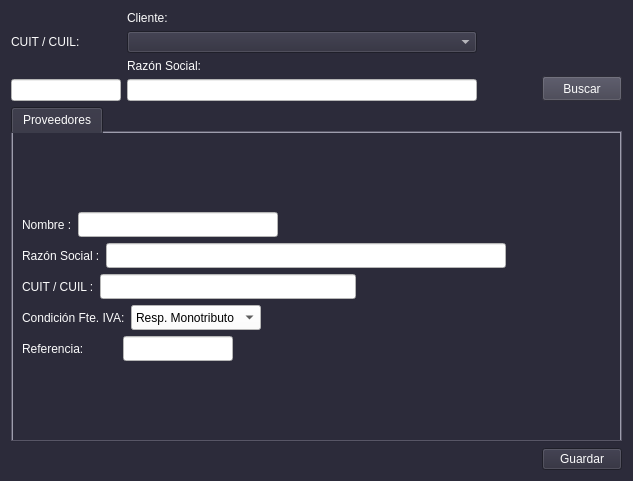
<?xml version="1.0" encoding="UTF-8"?>
<ui version="4.0">
 <class>form_proveedores</class>
 <widget class="QWidget" name="form_proveedores">
  <property name="geometry">
   <rect>
    <x>0</x>
    <y>0</y>
    <width>633</width>
    <height>481</height>
   </rect>
  </property>
  <property name="windowTitle">
   <string>Proveedores</string>
  </property>
  <property name="styleSheet">
   <string notr="true">color: rgb(3, 3, 3);
background-color: rgb(44, 43, 58);
font: 10pt &quot;Liberation Sans&quot;;
color: rgb(252, 252, 252);
selection-background-color: rgb(155, 155, 185);</string>
  </property>
  <layout class="QGridLayout" name="gridLayout_2">
   <item row="0" column="0">
    <layout class="QHBoxLayout" name="horizontalLayout_15">
     <item>
      <layout class="QVBoxLayout" name="verticalLayout_2">
       <item>
        <widget class="QLabel" name="label_15">
         <property name="text">
          <string>CUIT / CUIL: </string>
         </property>
        </widget>
       </item>
       <item>
        <widget class="QLineEdit" name="lne_cuit">
         <property name="minimumSize">
          <size>
           <width>110</width>
           <height>0</height>
          </size>
         </property>
         <property name="maximumSize">
          <size>
           <width>110</width>
           <height>16777215</height>
          </size>
         </property>
         <property name="styleSheet">
          <string notr="true">background-color: rgb(255, 255, 255);
color: rgb(0, 0, 0);</string>
         </property>
         <property name="text">
          <string/>
         </property>
        </widget>
       </item>
      </layout>
     </item>
     <item>
      <layout class="QVBoxLayout" name="verticalLayout_3">
       <item>
        <widget class="QLabel" name="label_2">
         <property name="text">
          <string>Cliente:</string>
         </property>
        </widget>
       </item>
       <item>
        <widget class="QComboBox" name="cbx_cliente"/>
       </item>
       <item>
        <widget class="QLabel" name="label_16">
         <property name="text">
          <string>Razón Social: </string>
         </property>
        </widget>
       </item>
       <item>
        <widget class="QLineEdit" name="lne_razon_social">
         <property name="minimumSize">
          <size>
           <width>350</width>
           <height>0</height>
          </size>
         </property>
         <property name="maximumSize">
          <size>
           <width>350</width>
           <height>16777215</height>
          </size>
         </property>
         <property name="styleSheet">
          <string notr="true">background-color: rgb(255, 255, 255);
color: rgb(0, 0, 0);</string>
         </property>
        </widget>
       </item>
      </layout>
     </item>
     <item>
      <spacer name="horizontalSpacer_12">
       <property name="orientation">
        <enum>Qt::Horizontal</enum>
       </property>
       <property name="sizeHint" stdset="0">
        <size>
         <width>40</width>
         <height>20</height>
        </size>
       </property>
      </spacer>
     </item>
     <item alignment="Qt::AlignBottom">
      <widget class="QPushButton" name="btn_buscar">
       <property name="minimumSize">
        <size>
         <width>0</width>
         <height>25</height>
        </size>
       </property>
       <property name="maximumSize">
        <size>
         <width>16777215</width>
         <height>25</height>
        </size>
       </property>
       <property name="styleSheet">
        <string notr="true">background-color: rgb(64, 63, 78);</string>
       </property>
       <property name="text">
        <string>Buscar</string>
       </property>
      </widget>
     </item>
    </layout>
   </item>
   <item row="2" column="0" alignment="Qt::AlignRight">
    <widget class="QPushButton" name="btn_guardar">
     <property name="text">
      <string>Guardar</string>
     </property>
    </widget>
   </item>
   <item row="1" column="0">
    <widget class="QTabWidget" name="tabWidget">
     <property name="styleSheet">
      <string notr="true">QTabWidget{
background-color: rgb(123, 121, 143);
}
QLineEdit {
background-color: rgb(255, 255, 255);
color: rgb(0, 0, 0);
}
QComboBox{
background-color: rgb(255, 255, 255);
color: rgb(0, 0, 0);
}</string>
     </property>
     <property name="currentIndex">
      <number>0</number>
     </property>
     <widget class="QWidget" name="tab">
      <attribute name="title">
       <string>Proveedores</string>
      </attribute>
      <layout class="QGridLayout" name="gridLayout">
       <item row="0" column="0">
        <layout class="QVBoxLayout" name="verticalLayout">
         <item>
          <layout class="QHBoxLayout" name="horizontalLayout">
           <item>
            <widget class="QLabel" name="label">
             <property name="text">
              <string>Nombre :</string>
             </property>
            </widget>
           </item>
           <item>
            <widget class="QLineEdit" name="lne_nombre">
             <property name="minimumSize">
              <size>
               <width>200</width>
               <height>25</height>
              </size>
             </property>
             <property name="maximumSize">
              <size>
               <width>200</width>
               <height>25</height>
              </size>
             </property>
             <property name="styleSheet">
              <string notr="true">background-color: rgb(255, 255, 255);</string>
             </property>
            </widget>
           </item>
           <item>
            <spacer name="horizontalSpacer_5">
             <property name="orientation">
              <enum>Qt::Horizontal</enum>
             </property>
             <property name="sizeHint" stdset="0">
              <size>
               <width>40</width>
               <height>20</height>
              </size>
             </property>
            </spacer>
           </item>
           <item>
            <spacer name="horizontalSpacer_11">
             <property name="orientation">
              <enum>Qt::Horizontal</enum>
             </property>
             <property name="sizeHint" stdset="0">
              <size>
               <width>40</width>
               <height>20</height>
              </size>
             </property>
            </spacer>
           </item>
           <item>
            <spacer name="horizontalSpacer_7">
             <property name="orientation">
              <enum>Qt::Horizontal</enum>
             </property>
             <property name="sizeHint" stdset="0">
              <size>
               <width>40</width>
               <height>20</height>
              </size>
             </property>
            </spacer>
           </item>
           <item>
            <spacer name="horizontalSpacer_9">
             <property name="orientation">
              <enum>Qt::Horizontal</enum>
             </property>
             <property name="sizeHint" stdset="0">
              <size>
               <width>40</width>
               <height>20</height>
              </size>
             </property>
            </spacer>
           </item>
           <item>
            <spacer name="horizontalSpacer_6">
             <property name="orientation">
              <enum>Qt::Horizontal</enum>
             </property>
             <property name="sizeHint" stdset="0">
              <size>
               <width>40</width>
               <height>20</height>
              </size>
             </property>
            </spacer>
           </item>
           <item>
            <spacer name="horizontalSpacer_8">
             <property name="orientation">
              <enum>Qt::Horizontal</enum>
             </property>
             <property name="sizeHint" stdset="0">
              <size>
               <width>40</width>
               <height>20</height>
              </size>
             </property>
            </spacer>
           </item>
           <item>
            <spacer name="horizontalSpacer">
             <property name="orientation">
              <enum>Qt::Horizontal</enum>
             </property>
             <property name="sizeHint" stdset="0">
              <size>
               <width>40</width>
               <height>20</height>
              </size>
             </property>
            </spacer>
           </item>
          </layout>
         </item>
         <item>
          <layout class="QHBoxLayout" name="horizontalLayout_2">
           <item>
            <widget class="QLabel" name="label_3">
             <property name="text">
              <string>Razón Social :</string>
             </property>
            </widget>
           </item>
           <item>
            <widget class="QLineEdit" name="lne_razon_social_proveedor">
             <property name="enabled">
              <bool>true</bool>
             </property>
             <property name="minimumSize">
              <size>
               <width>400</width>
               <height>25</height>
              </size>
             </property>
             <property name="maximumSize">
              <size>
               <width>400</width>
               <height>25</height>
              </size>
             </property>
             <property name="styleSheet">
              <string notr="true">background-color: rgb(255, 255, 255);</string>
             </property>
            </widget>
           </item>
           <item>
            <spacer name="horizontalSpacer_10">
             <property name="orientation">
              <enum>Qt::Horizontal</enum>
             </property>
             <property name="sizeHint" stdset="0">
              <size>
               <width>40</width>
               <height>20</height>
              </size>
             </property>
            </spacer>
           </item>
          </layout>
         </item>
         <item>
          <layout class="QHBoxLayout" name="horizontalLayout_3">
           <item>
            <widget class="QLabel" name="label_4">
             <property name="text">
              <string>CUIT / CUIL :</string>
             </property>
            </widget>
           </item>
           <item>
            <widget class="QLineEdit" name="lne_cuit_proveedor">
             <property name="minimumSize">
              <size>
               <width>0</width>
               <height>25</height>
              </size>
             </property>
             <property name="maximumSize">
              <size>
               <width>16777215</width>
               <height>25</height>
              </size>
             </property>
             <property name="styleSheet">
              <string notr="true">background-color: rgb(255, 255, 255);</string>
             </property>
            </widget>
           </item>
           <item>
            <spacer name="horizontalSpacer_2">
             <property name="orientation">
              <enum>Qt::Horizontal</enum>
             </property>
             <property name="sizeHint" stdset="0">
              <size>
               <width>40</width>
               <height>20</height>
              </size>
             </property>
            </spacer>
           </item>
          </layout>
         </item>
         <item>
          <layout class="QHBoxLayout" name="horizontalLayout_4">
           <item>
            <widget class="QLabel" name="label_5">
             <property name="minimumSize">
              <size>
               <width>100</width>
               <height>0</height>
              </size>
             </property>
             <property name="maximumSize">
              <size>
               <width>120</width>
               <height>16777215</height>
              </size>
             </property>
             <property name="text">
              <string>Condición Fte. IVA:</string>
             </property>
            </widget>
           </item>
           <item>
            <widget class="QComboBox" name="cbx_iva">
             <property name="minimumSize">
              <size>
               <width>0</width>
               <height>25</height>
              </size>
             </property>
             <property name="maximumSize">
              <size>
               <width>16777215</width>
               <height>25</height>
              </size>
             </property>
             <property name="styleSheet">
              <string notr="true">background-color: rgb(255, 255, 255);</string>
             </property>
             <item>
              <property name="text">
               <string>Resp. Monotributo</string>
              </property>
             </item>
             <item>
              <property name="text">
               <string>Resp. Inscripto</string>
              </property>
             </item>
             <item>
              <property name="text">
               <string>Exento</string>
              </property>
             </item>
             <item>
              <property name="text">
               <string>No Alcanzado</string>
              </property>
             </item>
             <item>
              <property name="text">
               <string>Consumidor Final</string>
              </property>
             </item>
            </widget>
           </item>
           <item>
            <spacer name="horizontalSpacer_3">
             <property name="orientation">
              <enum>Qt::Horizontal</enum>
             </property>
             <property name="sizeHint" stdset="0">
              <size>
               <width>40</width>
               <height>20</height>
              </size>
             </property>
            </spacer>
           </item>
          </layout>
         </item>
         <item>
          <layout class="QHBoxLayout" name="horizontalLayout_5">
           <item>
            <widget class="QLabel" name="label_7">
             <property name="minimumSize">
              <size>
               <width>95</width>
               <height>0</height>
              </size>
             </property>
             <property name="maximumSize">
              <size>
               <width>95</width>
               <height>16777215</height>
              </size>
             </property>
             <property name="text">
              <string>Referencia: </string>
             </property>
            </widget>
           </item>
           <item>
            <widget class="QLineEdit" name="lne_ref">
             <property name="minimumSize">
              <size>
               <width>110</width>
               <height>25</height>
              </size>
             </property>
             <property name="maximumSize">
              <size>
               <width>110</width>
               <height>25</height>
              </size>
             </property>
             <property name="text">
              <string/>
             </property>
            </widget>
           </item>
           <item>
            <spacer name="horizontalSpacer_4">
             <property name="orientation">
              <enum>Qt::Horizontal</enum>
             </property>
             <property name="sizeHint" stdset="0">
              <size>
               <width>40</width>
               <height>20</height>
              </size>
             </property>
            </spacer>
           </item>
          </layout>
         </item>
        </layout>
       </item>
      </layout>
     </widget>
    </widget>
   </item>
  </layout>
 </widget>
 <tabstops>
  <tabstop>lne_cuit</tabstop>
  <tabstop>lne_razon_social</tabstop>
  <tabstop>btn_buscar</tabstop>
  <tabstop>tabWidget</tabstop>
  <tabstop>lne_nombre</tabstop>
  <tabstop>lne_razon_social_proveedor</tabstop>
  <tabstop>lne_cuit_proveedor</tabstop>
  <tabstop>cbx_iva</tabstop>
  <tabstop>lne_ref</tabstop>
  <tabstop>btn_guardar</tabstop>
 </tabstops>
 <resources/>
 <connections/>
</ui>
